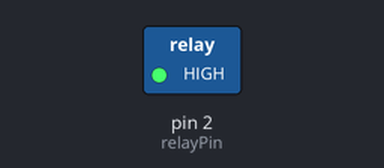
This sketch was run on a simulated Arduino Uno, built with avr-gcc and run on an emulated ATmega328P. Parts: switched loads named in the sketch (green lamp = pin HIGH). The local clock reads 2024-03-15 10:24:30 at power-on unless the sketch sets it; what the sketch prints to the serial monitor is not drawn.

Above: at 0.1 s.
Timing chart, 0 to 1.6 s (numbered marks = the images above):
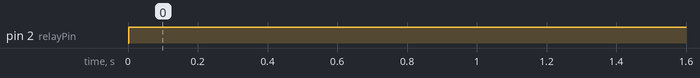

Measured:
- by itself, pin 2 (relayPin): LOW → HIGH at 0.00 s

The sketch:

RTC-RELAY.ino
```cpp
#include <Wire.h>
#include "RTClib.h"


RTC_DS1307 rtc;
int second, minute, hour;
DateTime hoursFecha;
const int relayPin = 2;
int arrOFFHours[8] = {0, 5, 6, 11, 12, 17, 18, 23};

void setup()
{
  pinMode( relayPin, OUTPUT);
  Serial.begin(115200);
  if (! rtc.begin()) {
    Serial.println("Couldn't find RTC");
    Serial.flush();
    abort();
  }
}

void loop()
{

  DateTime currentTime = rtc.now();
  second = currentTime.second();
  minute = currentTime.minute();
  hour = currentTime.hour();
  Serial.print(hour);
  Serial.print(":");
  Serial.print(minute);
   Serial.print(":");
    Serial.print(second);
   Serial.println();

  if (arrayIncludeElement(arrOFFHours, hour) && minute >= 0 && minute < 60) {
    Serial.print("Find - OFF");
    digitalWrite( relayPin, LOW);
     Serial.println();
  } else {
    Serial.print("NOT Find - ON");
    digitalWrite( relayPin, HIGH);
     Serial.println();

  }
delay( 1000);

  // digitalWrite( relayPin, HIGH);
  // Serial.println(digitalRead(relayPin));
  // delay( 3000);
  // digitalWrite( relayPin, LOW);
  // Serial.println(digitalRead(relayPin));
  // delay( 1000);
}

boolean arrayIncludeElement(int array[], int element) {
  for (int i = 0; i < 8; i++) {
    if (array[i] == element) {
      return true;
    }
  }
  return false;
}
```
